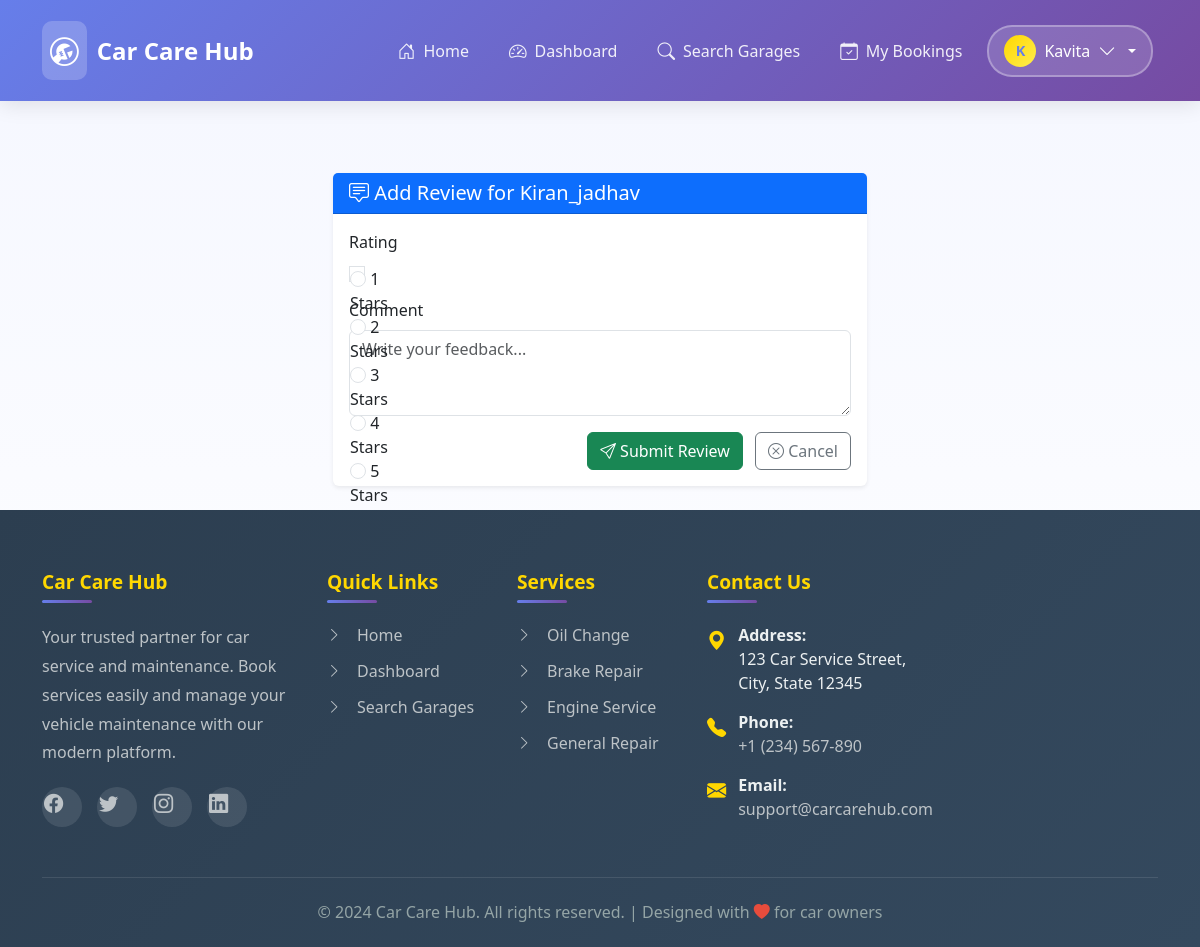
The page /customers/garage/1/review/ (signed in) on the database its author committed.
### accounts/models.py (models this page shows, shortened)
class UserProfile(AbstractUser):
    ROLE_CUSTOMER = 'customer'
    ROLE_GARAGE = 'garage'
    ROLE_CHOICES = [
        (ROLE_CUSTOMER, 'Customer'),
        (ROLE_GARAGE, 'Garage'),
    ]
    role = models.CharField(max_length=15, choices=ROLE_CHOICES, default=ROLE_CUSTOMER)
    phone = models.CharField(max_length=20, blank=True)
    address = models.TextField(blank=True)
    is_email_verified = models.BooleanField(default=False)
    otp_code = models.CharField(max_length=6, blank=True, null=True)
    otp_expires_at = models.DateTimeField(blank=True, null=True)

### garage/models.py (models this page shows, shortened)
class Garage(models.Model):
    user = models.OneToOneField(User, on_delete=models.CASCADE, related_name='garage_profile')
    name = models.CharField(max_length=150)
    phone = models.CharField(max_length=15)
    address = models.TextField()
    city = models.CharField(max_length=100)
    state = models.CharField(max_length=100)
    pincode = models.CharField(max_length=10)
    description = models.TextField(blank=True)
    image = models.ImageField(upload_to='garages/', blank=True, null=True)
    rating = models.DecimalField(max_digits=3, decimal_places=1, default=0.0)
    approved = models.BooleanField(default=True)
    created_at = models.DateTimeField(auto_now_add=True)
    updated_at = models.DateTimeField(auto_now=True)

### customers/views.py (the view)
# urls.py: path('garage/<int:garage_id>/review/', views.add_review, name='add_review'),
@login_required
def add_review(request, garage_id):
    garage = get_object_or_404(Garage, id=garage_id)
    if request.method == 'POST':
        form = ReviewForm(request.POST)
        if form.is_valid():
            review = form.save(commit=False)
            review.customer = request.user
            review.garage = garage
            review.save()
            messages.success(request, 'Thank you for your feedback!')
            return redirect('customers:garage_detail', garage_id=garage.id)
    else:
        form = ReviewForm()
    return render(request, 'customers/add_review.html', {'form': form, 'garage': garage})

### customers/forms.py
class ReviewForm(forms.ModelForm):
    RATING_CHOICES = [(i, f"{i} Stars") for i in range(1, 6)]
    rating = forms.ChoiceField(
        choices=RATING_CHOICES,
        widget=forms.RadioSelect(attrs={'class': 'form-check-input'}),
        label='Rating'
    )
    class Meta:
        model = Review
        fields = ['rating', 'comment']
        widgets = {
            'comment': forms.Textarea(attrs={'rows': 3, 'class': 'form-control', 'placeholder': 'Write your feedback...'}),
        }

### customers/templates/customers/add_review.html (shortened to what this page needs)
{% extends 'base.html' %}
{% block content %}
<div class="container col-md-6 mt-5">
  <div class="card shadow-sm border-0">
    <div class="card-header bg-primary text-white">
      <h5 class="mb-0"><i class="bi bi-chat-square-text"></i> Add Review for {{ garage.name }}</h5>
    </div>
    <div class="card-body">
      <form method="POST">
        {% for field in form %}
        <div class="mb-3">
          <label class="form-label">{{ field.label }}</label>
          {{ field }}
        </div>
        {% endfor %}
        <div class="text-end mt-3">
          <button type="submit" class="btn btn-success">
            <i class="bi bi-send"></i> Submit Review
          </button>
          <a href="{% url 'customers:garage_detail' garage.id %}" class="btn btn-outline-secondary ms-2">
            <i class="bi bi-x-circle"></i> Cancel
          </a>
        </div>
      </form>
    </div>
  </div>
</div>
{% endblock %}

### templates/base.html (shortened to what this page needs)
<!DOCTYPE html>
{% load static %}
<html lang="en">
<head>
    <link href="https://cdn.jsdelivr.net/npm/bootstrap@5.3.0/dist/css/bootstrap.min.css" rel="stylesheet">
    <link rel="stylesheet" href="https://cdn.jsdelivr.net/npm/bootstrap-icons@1.11.0/font/bootstrap-icons.css">
</head>
<body>
    <nav class="navbar navbar-expand-lg navbar-dark">
        <div class="container">
            <a class="navbar-brand" href="{% url 'accounts:home' %}">
                <i class="bi bi-wrench-adjustable-circle"></i>
                <span>Car Care Hub</span>
            </a>
            <div class="collapse navbar-collapse" id="navbarNav">
                <ul class="navbar-nav ms-auto">
                    <li class="nav-item">
                        <a class="nav-link {% if request.resolver_match.url_name == 'home' %}active{% endif %}" href="{% url 'accounts:home' %}">
                            <i class="bi bi-house-door"></i>
                            <span>Home</span>
                        </a>
                    </li>
                    {% if user.is_authenticated %}
                        {% if user.role == 'customer' %}
                            <li class="nav-item">
                                <a class="nav-link {% if 'dashboard' in request.resolver_match.url_name %}active{% endif %}" href="{% url 'customers:dashboard' %}">
                                    <i class="bi bi-speedometer2"></i>
                                    <span>Dashboard</span>
                                </a>
                            </li>
                            <li class="nav-item">
                                <a class="nav-link {% if 'search' in request.resolver_match.url_name %}active{% endif %}" href="{% url 'customers:search_garages' %}">
                                    <i class="bi bi-search"></i>
                                    <span>Search Garages</span>
                                </a>
                            </li>
                            <li class="nav-item">
                                <a class="nav-link {% if 'booking' in request.resolver_match.url_name %}active{% endif %}" href="{% url 'customers:booking_history' %}">
                                    <i class="bi bi-calendar-check"></i>
                                    <span>My Bookings</span>
                                </a>
                            </li>
                        {% endif %}
                        <li class="nav-item dropdown user-dropdown">
                            <a class="nav-link user-menu-toggle dropdown-toggle" href="#" id="userDropdown" role="button" data-bs-toggle="dropdown" aria-expanded="false">
                                <div class="user-avatar">
                                    {{ user.username|first|upper }}
                                </div>
                                <span>{{ user.username }}</span>
                                <i class="bi bi-chevron-down"></i>
                            </a>
                        </li>
                    {% endif %}
                </ul>
            </div>
        </div>
    </nav>
    <main class="{% block main_class %}container my-4{% endblock %}">
        {% block content %}{% endblock %}
    </main>
    <footer class="footer">
        <div class="container">
            <div class="row g-4">
                <div class="col-md-4 col-lg-3">
                    <h5>Car Care Hub</h5>
                    <p>Your trusted partner for car service and maintenance. Book services easily and manage your vehicle maintenance with our modern platform.</p>
                    <div class="social-icons">
                        <a href="#" class="social-icon" aria-label="Facebook">
                            <i class="bi bi-facebook"></i>
                        </a>
                        <a href="#" class="social-icon" aria-label="Twitter">
                            <i class="bi bi-twitter"></i>
                        </a>
                        <a href="#" class="social-icon" aria-label="Instagram">
                            <i class="bi bi-instagram"></i>
                        </a>
                        <a href="#" class="social-icon" aria-label="LinkedIn">
                            <i class="bi bi-linkedin"></i>
                        </a>
                    </div>
                </div>
                <div class="col-md-4 col-lg-2">
                    <h5>Quick Links</h5>
                    <ul class="footer-links">
                        <li><a href="{% url 'accounts:home' %}"><i class="bi bi-chevron-right"></i> Home</a></li>
                        {% if user.is_authenticated %}
                            {% if user.role == 'customer' %}
                                <li><a href="{% url 'customers:dashboard' %}"><i class="bi bi-chevron-right"></i> Dashboard</a></li>
                                <li><a href="{% url 'customers:search_garages' %}"><i class="bi bi-chevron-right"></i> Search Garages</a></li>
                            {% elif user.role == 'garage' %}
                                <li><a href="{% url 'garage_dashboard' %}"><i class="bi bi-chevron-right"></i> Dashboard</a></li>
                                <li><a href="{% url 'garage_profile' %}"><i class="bi bi-chevron-right"></i> Profile</a></li>
                            {% endif %}
                        {% else %}
                            <li><a href="{% url 'accounts:user_login' %}"><i class="bi bi-chevron-right"></i> Login</a></li>
                            <li><a href="{% url 'accounts:signup' %}"><i class="bi bi-chevron-right"></i> Sign Up</a></li>
                        {% endif %}
                    </ul>
                </div>
                <div class="col-md-4 col-lg-2">
                    <h5>Services</h5>
                    <ul class="footer-links">
                        <li><a href="#"><i class="bi bi-chevron-right"></i> Oil Change</a></li>
                        <li><a href="#"><i class="bi bi-chevron-right"></i> Brake Repair</a></li>
                        <li><a href="#"><i class="bi bi-chevron-right"></i> Engine Service</a></li>
                        <li><a href="#"><i class="bi bi-chevron-right"></i> General Repair</a></li>
                    </ul>
                </div>
                <div class="col-md-12 col-lg-5">
                    <h5>Contact Us</h5>
                    <ul class="contact-info">
                        <li>
                            <i class="bi bi-geo-alt-fill"></i>
                            <div>
                                <strong>Address:</strong><br>
                                123 Car Service Street,<br>
                                City, State 12345
                            </div>
                        </li>
                        <li>
                            <i class="bi bi-telephone-fill"></i>
                            <div>
                                <strong>Phone:</strong><br>
                                <a href="tel:+1234567890">+1 (234) 567-890</a>
                            </div>
                        </li>
                        <li>
                            <i class="bi bi-envelope-fill"></i>
                            <div>
                                <strong>Email:</strong><br>
                                <a href="mailto:support@carcarehub.com">support@carcarehub.com</a>
                            </div>
                        </li>
                    </ul>
                </div>
            </div>
            <div class="footer-bottom">
                <p>&copy; 2024 Car Care Hub. All rights reserved. | Designed with <i class="bi bi-heart-fill" style="color: #e74c3c;"></i> for car owners</p>
            </div>
        </div>
    </footer>
</body>
</html>

### templates/base.html (style rules this page uses)
:root { --brand-blue: #667eea; --brand-purple: #764ba2; --brand-indigo: #4c6ef5; --brand-gold: #ffd700; --brand-surface: #f5f7ff; --brand-surface-alt: #eef2ff; --brand-midnight: #1e1b4b; --brand-text: #2c3e50; }
* { margin: 0; padding: 0; box-sizing: border-box; }
body { min-height: 100vh; display: flex; flex-direction: column; font-family: 'Segoe UI', Tahoma, Geneva, Verdana, sans-serif; background: linear-gradient(180deg, var(--brand-surface) 0%, #ffffff 100%); }
main { flex: 1; }
.navbar { background: linear-gradient(135deg, var(--brand-blue) 0%, var(--brand-purple) 100%); padding: 1rem 0; box-shadow: 0 4px 20px rgba(0, 0, 0, 0.1); transition: all 0.3s ease; position: sticky; top: 0; z-index: 1000; }
.navbar-brand { font-size: 1.5rem; font-weight: 800; color: white !important; display: flex; align-items: center; gap: 10px; transition: all 0.3s ease; text-decoration: none; }
.navbar-brand i { font-size: 1.8rem; background: rgba(255, 255, 255, 0.2); padding: 8px; border-radius: 10px; transition: all 0.3s ease; }
.navbar-nav { align-items: center; }
.nav-link { color: rgba(255, 255, 255, 0.9) !important; font-weight: 500; padding: 8px 15px !important; margin: 0 5px; border-radius: 8px; transition: all 0.3s ease; position: relative; display: flex; align-items: center; gap: 8px; }
.nav-link::before { content: ''; position: absolute; bottom: 0; left: 50%; width: 0; height: 2px; background: var(--brand-gold); transition: all 0.3s ease; transform: translateX(-50%); }
.nav-link i { font-size: 1.1rem; }
.user-dropdown { position: relative; }
.user-menu-toggle { background: rgba(255, 255, 255, 0.15); border: 2px solid rgba(255, 255, 255, 0.3); border-radius: 25px; padding: 6px 15px; color: white !important; display: flex; align-items: center; gap: 8px; transition: all 0.3s ease; cursor: pointer; }
.user-avatar { width: 32px; height: 32px; border-radius: 50%; background: linear-gradient(135deg, #ffd700, #ffed4e); display: flex; align-items: center; justify-content: center; font-weight: 700; color: #667eea; font-size: 0.9rem; }
.footer { background: linear-gradient(135deg, #2c3e50 0%, #34495e 100%); color: #ecf0f1; padding: 60px 0 20px; margin-top: auto; }
.footer h5 { color: var(--brand-gold); font-weight: 700; margin-bottom: 20px; font-size: 1.2rem; position: relative; padding-bottom: 10px; }
.footer h5::after { content: ''; position: absolute; bottom: 0; left: 0; width: 50px; height: 3px; background: linear-gradient(90deg, var(--brand-blue), var(--brand-purple)); border-radius: 2px; }
.footer p { color: #bdc3c7; line-height: 1.8; margin-bottom: 15px; }
.footer a { color: #bdc3c7; text-decoration: none; transition: all 0.3s ease; display: inline-block; }
.footer-links { list-style: none; padding: 0; }
.footer-links li { margin-bottom: 12px; }
.footer-links li a { display: flex; align-items: center; gap: 10px; }
.footer-links li a i { font-size: 0.9rem; width: 20px; }
.social-icons { display: flex; gap: 15px; margin-top: 20px; }
.social-icon { width: 40px; height: 40px; border-radius: 50%; background: rgba(255, 255, 255, 0.1); display: flex; align-items: center; justify-content: center; color: #ecf0f1; font-size: 1.2rem; transition: all 0.3s ease; border: 2px solid transparent; }
.footer-bottom { border-top: 1px solid rgba(255, 255, 255, 0.1); margin-top: 40px; padding-top: 20px; text-align: center; }
.footer-bottom p { margin: 0; color: #95a5a6; }
.contact-info { list-style: none; padding: 0; }
.contact-info li { margin-bottom: 15px; display: flex; align-items: flex-start; gap: 12px; }
.contact-info li i { color: #ffd700; font-size: 1.2rem; margin-top: 3px; }

### rows shown on the page
UserProfile: username|first "K", username "Kavita"
Garage: name "Kiran_jadhav"

### other values the page prints
{{ field.label }} "Rating" "Comment"
